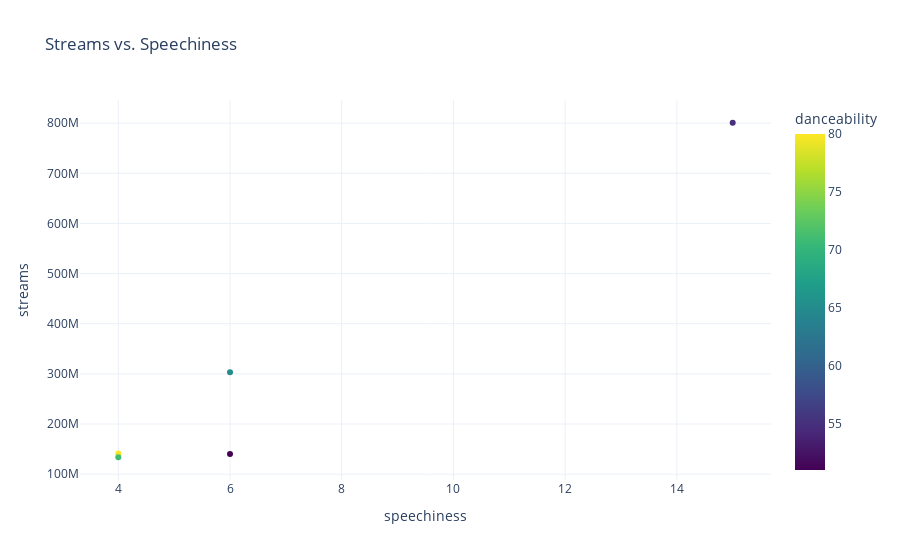

Notebook code for this chart:
### Code cell
px.scatter(df_features, x='speechiness', y='streams',color = 'danceability', 
           color_continuous_scale=px.colors.sequential.Viridis,template='plotly_white',
           title = "Streams vs. Speechiness")

### Figure 1 — Plotly figure (JSON) as saved in the notebook; plotly's stock layout.template omitted (floating-point values rounded to 4 significant figures)
{"data": [{"hovertemplate": "speechiness=%{x}<br>streams=%{y}<br>danceability=%{marker.color}<extra></extra>", "legendgroup": "", "marker": {"color": [80, 71, 51, 55, 65], "coloraxis": "coloraxis", "symbol": "circle"}, "mode": "markers", "name": "", "orientation": "v", "showlegend": false, "type": "scatter", "x": [4, 4, 6, 15, 6], "xaxis": "x", "y": [141381703, 133716286, 140003974, 800840817, 303236322], "yaxis": "y"}], "layout": {"autosize": true, "coloraxis": {"colorbar": {"title": {"text": "danceability"}}, "colorscale": [[0, "#440154"], [0.1111, "#482878"], [0.2222, "#3e4989"], [0.3333, "#31688e"], [0.4444, "#26828e"], [0.5556, "#1f9e89"], [0.6667, "#35b779"], [0.7778, "#6ece58"], [0.8889, "#b5de2b"], [1, "#fde725"]]}, "legend": {"tracegroupgap": 0}, "title": {"text": "Streams vs. Speechiness"}, "xaxis": {"anchor": "y", "autorange": true, "domain": [0, 1], "range": [3.324, 15.68], "title": {"text": "speechiness"}, "type": "linear"}, "yaxis": {"anchor": "x", "autorange": true, "domain": [0, 1], "range": [78660000.0, 855900000.0], "title": {"text": "streams"}, "type": "linear"}}}
